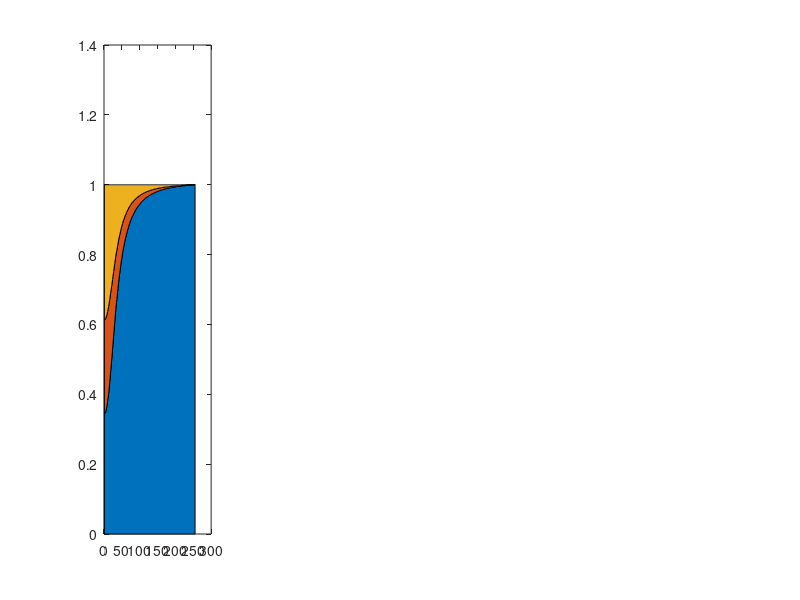

MATLAB code for this plot: (Note: this script raises an error after producing the figure.)
% 11/19/2019
% to address reviwer's question
% Color Research and Application

% from primary_stability.m
load array_ratioXYZ.mat

% from gray_stability.m
load array_ratioXYZ_gray.mat

%% red shades
ch = 1;

subplot(1,4,ch)
rng = 1:255;
data = squeeze(array_ratioXYZ(ch,rng,:));
data_norm = data ./ sum(data,2);
b = area([data_norm(:,1) data_norm(:,2) data_norm(:,3)])
b(1).FaceColor = [1 0 0];
b(2).FaceColor = [0 1 0];
b(3).FaceColor = [0 0 1];
legend('Red', 'Green', 'Blue', 'Location', 'Southeast')
axis([0 255 0 1])
axis square
xlabel('Red, (t,0,0)')
ylabel('Normalized Contributions')

%% green shades
ch = 2;
subplot(1,4,ch)
rng = 1:255;
data = squeeze(array_ratioXYZ(ch,rng,:));
data_norm = data ./ sum(data,2);
b = area([data_norm(:,2) data_norm(:,1) data_norm(:,3)])
b(1).FaceColor = [0 1 0];
b(2).FaceColor = [1 0 0];
b(3).FaceColor = [0 0 1];
legend('Green', 'Red', 'Blue', 'Location', 'Southeast')
axis([0 255 0 1])
axis square
xlabel('Green, (0,t,0)')
ylabel('Normalized Contributions')

%% blue shades
ch = 3;
subplot(1,4,ch)
rng = 1:255;
data = squeeze(array_ratioXYZ(ch,rng,:));
data_norm = data ./ sum(data,2);
b = area([data_norm(:,3) data_norm(:,1) data_norm(:,2)])
b(1).FaceColor = [0 0 1];
b(2).FaceColor = [1 0 0];
b(3).FaceColor = [0 1 0];
legend('Blue', 'Red', 'Green', 'Location', 'Southeast')
axis([0 255 0 1])
axis square
xlabel('Blue, (0,0,t)')
ylabel('Normalized Contributions')

%% gray shades
% gray tracking
ch = 4;
subplot(1,4,ch)
rng = 1:255;
data_norm = array_ratioXYZ_gray(rng,:);
b = area([data_norm(:,1) data_norm(:,2) data_norm(:,3)])
b(1).FaceColor = [1 0 0];
b(2).FaceColor = [0 1 0];
b(3).FaceColor = [0 0 1];
legend('Red', 'Green', 'Blue', 'Location', 'Southeast')
axis([0 255 0 1])
axis square
xlabel('Gray, (t,t,t)')
ylabel('Normalized Contributions')
